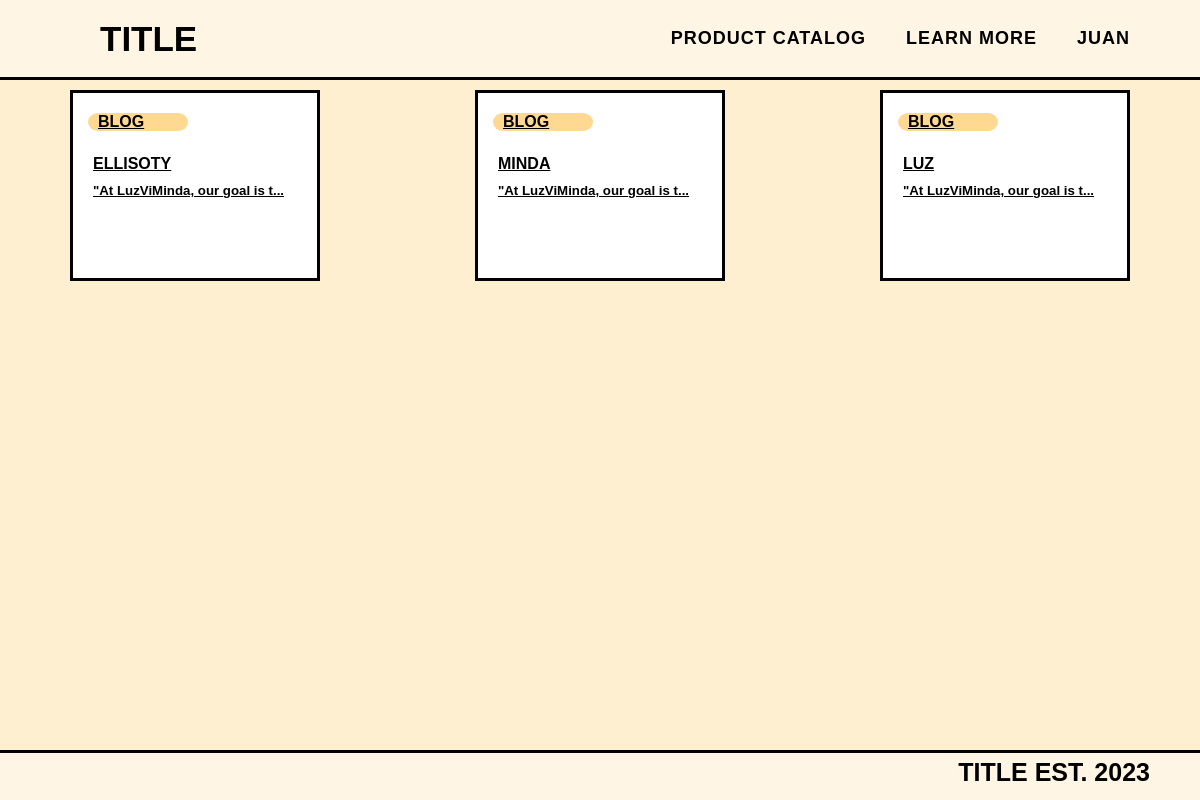
The page /general/learn_more.php (signed in) on the database its author committed.
### tables this page shows
CREATE TABLE `blog_post` (
  `post_id` int(30) NOT NULL,
  `user_id` int(30) NOT NULL,
  `title` varchar(255) NOT NULL,
  `content` varchar(1000) NOT NULL
);

### general/learn_more.php (the view, shortened to what this page needs)
<?php
require_once '../config.php';
?>
<!DOCTYPE html>
<html lang="en">
<head>
    <link rel="stylesheet" href="../styles/global.css">
    <link rel="stylesheet" href="../styles/learn_more.css">
</head>
<body>
<?php
if (isset($_SESSION['loggedin'])) {
    require_once '../components/navbar-seller.php';
}
    else{
    require_once '../components/navbar-general.php';
}
 ?>    <div class="container">
        <div class="mid_container">
        <?php
        $sql = "SELECT* FROM blog_post";
        $result = mysqli_query($conn, $sql);
                    $resultCheck = mysqli_num_rows($result);
        if ($resultCheck > 0) {
            while ($row = mysqli_fetch_assoc($result)) {
        ?> <a href="learn_more_specific?id=<?php echo $row['post_id'] ?>" class="product-text sub-link">
            <div class="card">
                <div class="capsule">
                    <p class="capsule_caption"> BLOG</p>
                </div>
                <h4 class="head">
                <?php echo   $row['title'] ?>
                </h4>
                <h5 class="read_more">
                <?php
                $sentence=$row['content'];
                if(strlen($sentence) >= 30) {
                    echo substr($sentence,0,29)."...";
                } else {
                    echo $sentence;
                }
                ?>
                </h5>
            </div>
            </a>
           <?php }
           }?>
        </div>
    </div>
    <?php require_once '../components/footer.php' ?>
</body>
</html>

### styles/global.css (style rules this page uses)
:root { --bg: #FFEFD1; --wheat: #FEF5E4; --dark-blue: #003077; --orange: #FFA72A; --black: #000; --white: #FFF; --pastel-orange: #FFD892; --pastel-blue: #D6E6FE; --gray:#F3F3F3; }
* { padding: 0; margin: 0; font-family: "Poppins", sans-serif; box-sizing: border-box; color: var(--black); }
body { background: var(--bg); padding-top: 80px; padding-bottom: 80px; }

### styles/learn_more.css (style rules this page uses)
.card { margin-top: 50px; width: 250px; border: solid; color: black; background-color: var(--white); padding: 20px; margin: 10px; }
.capsule_caption { margin-left: 10px; font-weight: bold; }
.capsule { border-radius: 10%/50%; width: 100px; background-color: var(--pastel-orange); margin-left: -5px; margin-bottom: 3vh; }
.container { display: flex; flex-direction: column; justify-content: center; align-items: center; }
.mid_container { display: flex; flex-wrap: wrap; align-items: center; justify-content: space-between; align-self: center; width: 90%; }
.head { width: 100%; margin-bottom: 10px; }
.read_more { width: 100%; margin-bottom: 60px; }

### rows shown on the page
blog_post: title "ELLISOTY", content "\"At LuzViMinda, our goal is t"
blog_post: title "MINDA", content "\"At LuzViMinda, our goal is t"
blog_post: title "LUZ", content "\"At LuzViMinda, our goal is t"

### other values the page prints
$current_username "JUAN"
